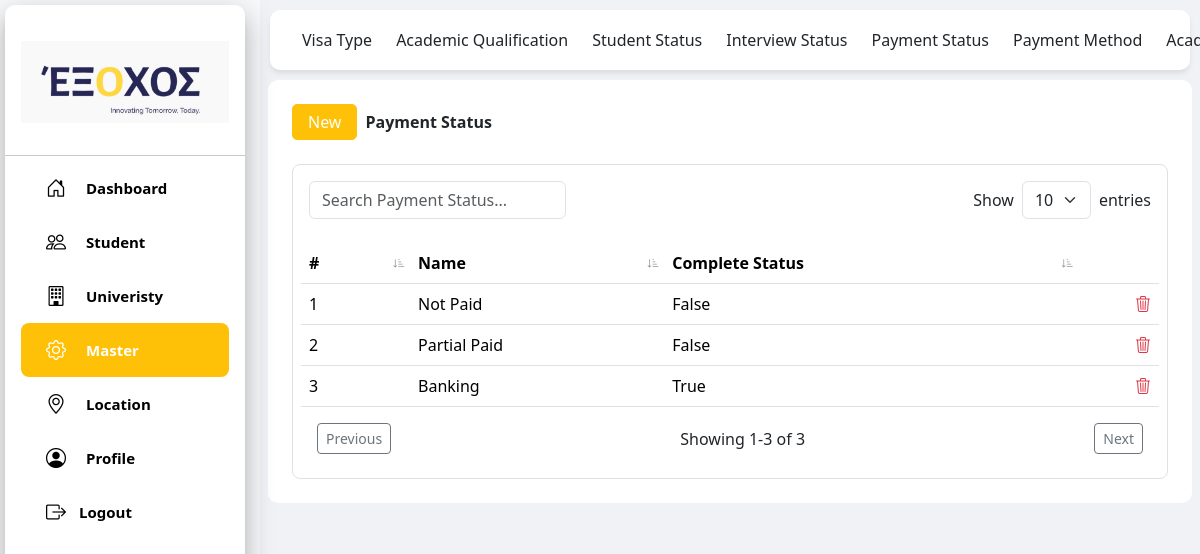
Screenshot of /contact/paymentstatus/ with the database file from the repository.
### contact/models.py (models this page shows, shortened)
class PaymentStatus(models.Model):
    name = models.CharField(max_length=100,null=True, blank=True)
    is_completed = models.BooleanField(null=True, blank=True)

### contact/views.py (the view)
# urls.py: path('paymentstatus/', views.paymentstatus, name='paymentstatus'),
def paymentstatus(request):
    payment_statuses = PaymentStatus.objects.all().order_by('id')
    return render(request, 'payment_status_page.html', {'payment_status': payment_statuses, 'page_title': 'Payment Status'})

### templates/payment_status_page.html (shortened to what this page needs)
{% load static %}
<!DOCTYPE html>
<html lang="en">
<head>
    <script src="https://cdn.tailwindcss.com"></script>
    <link href="https://cdn.jsdelivr.net/npm/bootstrap@5.3.2/dist/css/bootstrap.min.css" rel="stylesheet">
    <link rel="stylesheet" href="https://cdn.jsdelivr.net/npm/bootstrap-icons@1.11.3/font/bootstrap-icons.css">
</head>
<body class="bg-light">
    {% include "student_header.html"%}
    <div class="top-header" style="border-radius: 10px; margin:10px">
        <div class="container-fluid">
            <div class="d-flex justify-content-start">
                <a class="navbar-brand text-dark me-4" href="{% url 'contact:visa'%}">Visa Type</a>
                <a class="navbar-brand text-dark me-4" href="{% url 'contact:academic'%}">Academic Qualification</a>
                <a class="navbar-brand text-dark me-4" href="{% url 'contact:studenstatus'%}">Student Status</a>
                <a class="navbar-brand text-dark me-4" href="{% url 'contact:interviewstatus'%}">Interview Status</a>
                <a class="navbar-brand text-dark me-4" href="{% url 'contact:paymentstatus'%}">Payment Status</a>
                <a class="navbar-brand text-dark me-4" href="{% url 'contact:paymentmethod'%}">Payment Method</a>
                <a class="navbar-brand text-dark me-4" href="{% url 'contact:academicyear'%}">Academic Year</a>
            </div>
        </div>
    </div>
    <div class="content-wrapper">
        <div class="bg-white p-4 mx-2" style="border-radius: 10px;">
            <div class="d-flex align-items-center mb-4 gap-2">
                <button type="button" class="btn btn-warning" style="padding:5px 15px; border-radius: 5px; color:white;"
                    data-bs-toggle="modal" data-bs-target="#paymentstatusModal">New</button>
                <b>{{ page_title }}</b>
            </div>
            <div class="position-fixed top-0 end-0 p-3" style="z-index: 1100">
            </div>
            <main>
                <div class="bg-white overflow-hidden border border-gray-100 rounded-lg">
                    <div class="d-flex justify-content-between align-items-center p-3">
                        <input type="text" id="searchInput" class="form-control w-auto" placeholder="Search Payment Status...">
                        <div class="d-flex align-items-center">
                            <label for="pageSize" class="me-2 mb-0">Show</label>
                            <select id="pageSize" class="form-select w-auto">
                                <option value="10" selected>10</option>
                            </select>
                            <span class="ms-2">entries</span>
                        </div>
                    </div>
                    <div class="overflow-x-auto m-2">
                        <table class="table table-hover" id="paymentTable">
                            <thead class="bg-light">
                                <tr>
                                    <th class="sortable text-start" data-column-index="0"># <span class="sort-icon bi bi-sort-down-alt"></span></th>
                                    <th class="sortable text-start" data-column-index="1">Name <span class="sort-icon bi bi-sort-down-alt"></span></th>
                                    <th class="sortable text-start" data-column-index="2">Complete Status <span class="sort-icon bi bi-sort-down-alt"></span></th>
                                    <th></th>
                                </tr>
                            </thead>
                            <tbody>
                                {% for payment in payment_status %}
                                <tr>
                                    <td>{{ forloop.counter }}</td>
                                    <td>
                                        <a href="#" class="open-edit-modal" style="color:black; text-decoration:none;"
                                           data-bs-toggle="modal" data-bs-target="#EditPSModal"
                                           data-ps-id="{{ payment.id }}" data-ps-name="{{ payment.name }}" data-ps-complete="{{ payment.is_completed }}">
                                           {{ payment.name }}
                                        </a>
                                    </td>
                                    <td>{{ payment.is_completed }}</td>
                                    <td class="text-end">
                                        <a href="#" class="open-edit-modal" style="color:red; text-decoration:none;"
                                           data-bs-toggle="modal" data-bs-target="#DeletePSModal"
                                           data-delete-id="{{ payment.id }}" data-delete-name="{{ payment.name }}"
                                           data-url="{% url 'contact:paymentstatus_delete' payment.id %}">
                                           <i class="bi bi-trash3 text-danger"></i>
                                        </a>
                                    </td>
                                </tr>
                                {% endfor %}
                            </tbody>
                        </table>
                        <div class="d-flex justify-content-between m-3">
                            <button class="btn btn-sm btn-outline-secondary" id="prevPage">Previous</button>
                            <span id="pageInfo" class="align-self-center"></span>
                            <button class="btn btn-sm btn-outline-secondary" id="nextPage">Next</button>
                        </div>
                    </div>
                </div>
            </main>
        </div>
    </div>
</body>
</html>

### templates/payment_status_page.html (style rules this page uses)
.content-wrapper { margin-left: 260px; padding-top: 80px; background-color: #f0f2f5; min-height: 100vh; }
.top-header { position: fixed; top: 0; left: 260px; right: 0; z-index: 1020; background: #fff; box-shadow: 0 4px 6px -1px rgba(0, 0, 0, 0.1); height: 60px; display: flex; align-items: center; justify-content: space-between; padding: 0 20px; }
th.sortable { cursor: pointer; position: relative; padding-right: 25px; }
.sort-icon { position: absolute; right: 5px; top: 50%; transform: translateY(-50%); font-size: 0.75rem; color: #999; }

### rows the page displays
PaymentStatus: name "Not Paid", is_completed "False"
PaymentStatus: name "Partial Paid", is_completed "False"
PaymentStatus: name "Banking", is_completed "True"

### other values shown
{{ page_title }} "Payment Status"
